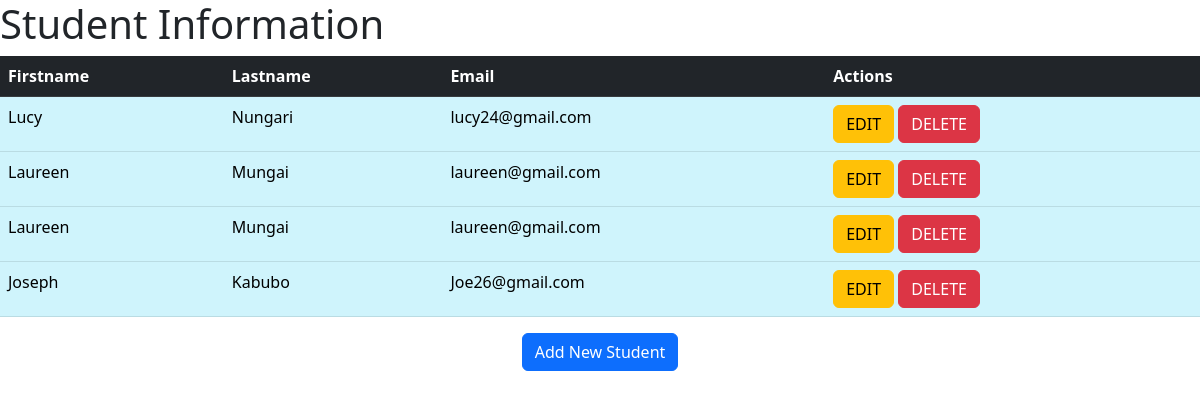
The page /show on the database its author committed.
### CrudApp/models.py (models this page shows)
class Student(models.Model):
    firstname = models.CharField(max_length=200)
    lastname = models.CharField(max_length=200)
    email = models.EmailField()
    class Meta:
        db_table = "Student"

### CrudApp/views.py (the view)
# urls.py: path('show', views.show),
def show(request):
    student = Student.objects.all()
    return render(request, 'show.html', {'students': student})

### templates/show.html (shortened to what this page needs)
<!DOCTYPE html>
<html lang="en">
<head>
    {% load static %}
    <link rel="stylesheet" href="{% static 'css/bootstrap.min.css' %}">
</head>
<body>
<h1>Student Information</h1>
<table class="table table-info">
   <thead class="table-dark">
   <tr>
       <th>Firstname</th>
       <th>Lastname</th>
       <th>Email</th>
       <th>Actions</th>
   </tr>
   </thead>
    <tbody>
    {% for student in students %}
       <tr>
           <td>{{ student.firstname }}</td>
           <td>{{ student.lastname }}</td>
           <td>{{ student.email }}</td>
           <td>
               <a href="edit/{{ student.id }}" class="btn btn-warning">EDIT</a>
               <a href="delete/{{ student.id }}" class="btn btn-danger">DELETE</a>
           </td>
       </tr>
    {% endfor %}
    </tbody>
</table>
<center><a href="/index" class="btn btn-primary">Add New Student</a></center>
</body>
</html>

### rows shown on the page
Student: firstname "Lucy", lastname "Nungari", email "lucy24@gmail.com"
Student: firstname "Laureen", lastname "Mungai", email "laureen@gmail.com"
Student: firstname "Laureen", lastname "Mungai", email "laureen@gmail.com"
Student: firstname "Joseph", lastname "Kabubo", email "Joe26@gmail.com"
